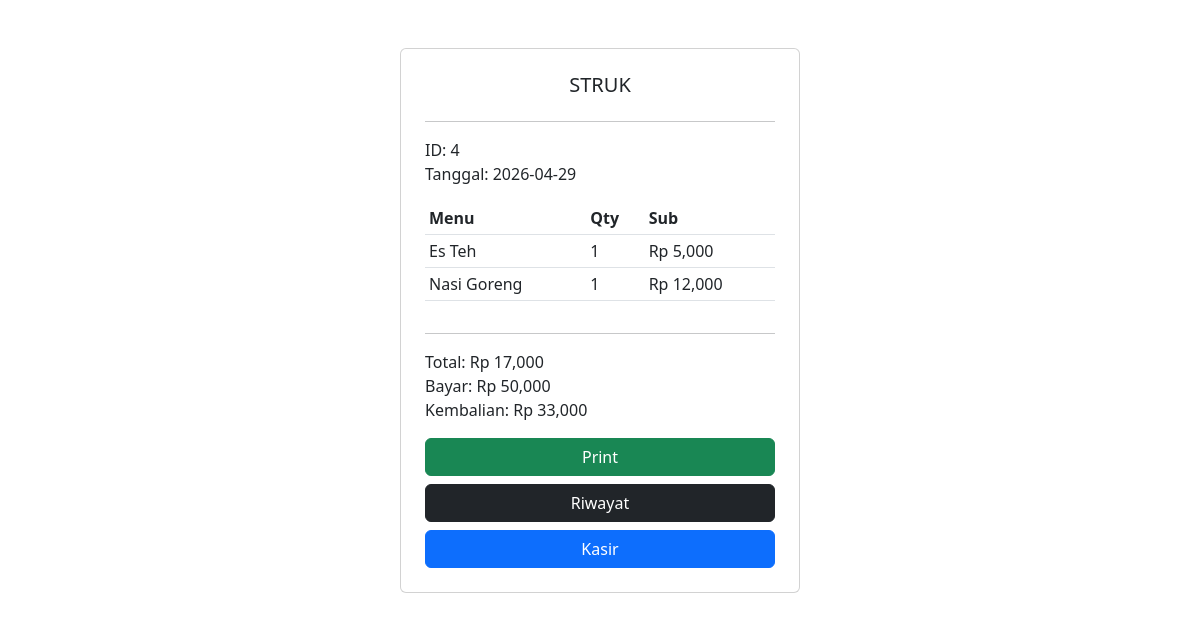
The app's page /ai/struk.php?id=4 (signed in) with its own data.
### tables this page shows
CREATE TABLE `pesanan` (
  `id_pesanan` int(11) NOT NULL,
  `id_user` int(11) DEFAULT NULL,
  `tgl_pesanan` date DEFAULT NULL,
  `total` int(11) DEFAULT NULL,
  `bayar` int(11) DEFAULT NULL
);

CREATE TABLE `transaksi` (
  `id_transaksi` int(11) NOT NULL,
  `id_pesanan` int(11) DEFAULT NULL,
  `id_menu` int(11) DEFAULT NULL,
  `qty` int(11) DEFAULT NULL
);

CREATE TABLE `menu` (
  `id_menu` int(11) NOT NULL,
  `id_kategori` int(11) DEFAULT NULL,
  `nama_menu` varchar(100) DEFAULT NULL,
  `harga` int(11) DEFAULT NULL,
  `foto` varchar(255) DEFAULT NULL
);

### ai/struk.php (the view, shortened to what this page needs)
<?php
include 'koneksi.php';
$id = $_GET['id'];
$pesanan = mysqli_fetch_array(mysqli_query($koneksi,"
SELECT * FROM pesanan WHERE id_pesanan='$id'
"));
$detail = mysqli_query($koneksi,"
SELECT transaksi.*, menu.nama_menu, menu.harga
FROM transaksi
JOIN menu ON transaksi.id_menu = menu.id_menu
WHERE transaksi.id_pesanan='$id'
");
$total = 0;
$data = [];
while($d=mysqli_fetch_array($detail)){
    $total += $d['harga']*$d['qty'];
    $data[]=$d;
}
$bayar = $pesanan['bayar'];
$kembali = $bayar - $total;
?>
<!DOCTYPE html>
<html>
<head>
<link href="https://cdn.jsdelivr.net/npm/bootstrap@5.3.0/dist/css/bootstrap.min.css" rel="stylesheet">
</head>
<body>
<div class="container mt-5">
<div class="card p-4 mx-auto" style="max-width:400px">
<h5 class="text-center">STRUK</h5>
<hr>
<p>ID: <?= $id ?><br>
Tanggal: <?= $pesanan['tgl_pesanan'] ?></p>
<table class="table table-sm">
<tr><th>Menu</th><th>Qty</th><th>Sub</th></tr>
<?php foreach($data as $d){ ?>
<tr>
<td><?= $d['nama_menu'] ?></td>
<td><?= $d['qty'] ?></td>
<td>Rp <?= number_format($d['harga']*$d['qty']) ?></td>
</tr>
<?php } ?>
</table>
<hr>
<p>
Total: Rp <?= number_format($total) ?><br>
Bayar: Rp <?= number_format($bayar) ?><br>
Kembalian: Rp <?= number_format($kembali) ?>
</p>
<button onclick="window.print()" class="btn btn-success w-100">Print</button>
<a href="riwayat.php" class="btn btn-dark w-100 mt-2">Riwayat</a>
<a href="homepage.php" class="btn btn-primary w-100 mt-2">Kasir</a>
</div>
</div>
</body>
</html>

### records on screen
pesanan: tgl_pesanan "2026-04-29", bayar "50,000", bayar "33,000"
transaksi: id_menu.nama_menu "Es Teh", qty "1", $d['harga']*$d['qty'] "5,000"
transaksi: id_menu.nama_menu "Nasi Goreng", qty "1", $d['harga']*$d['qty'] "12,000"

### other values on screen
$id "4"
$total "17,000"
